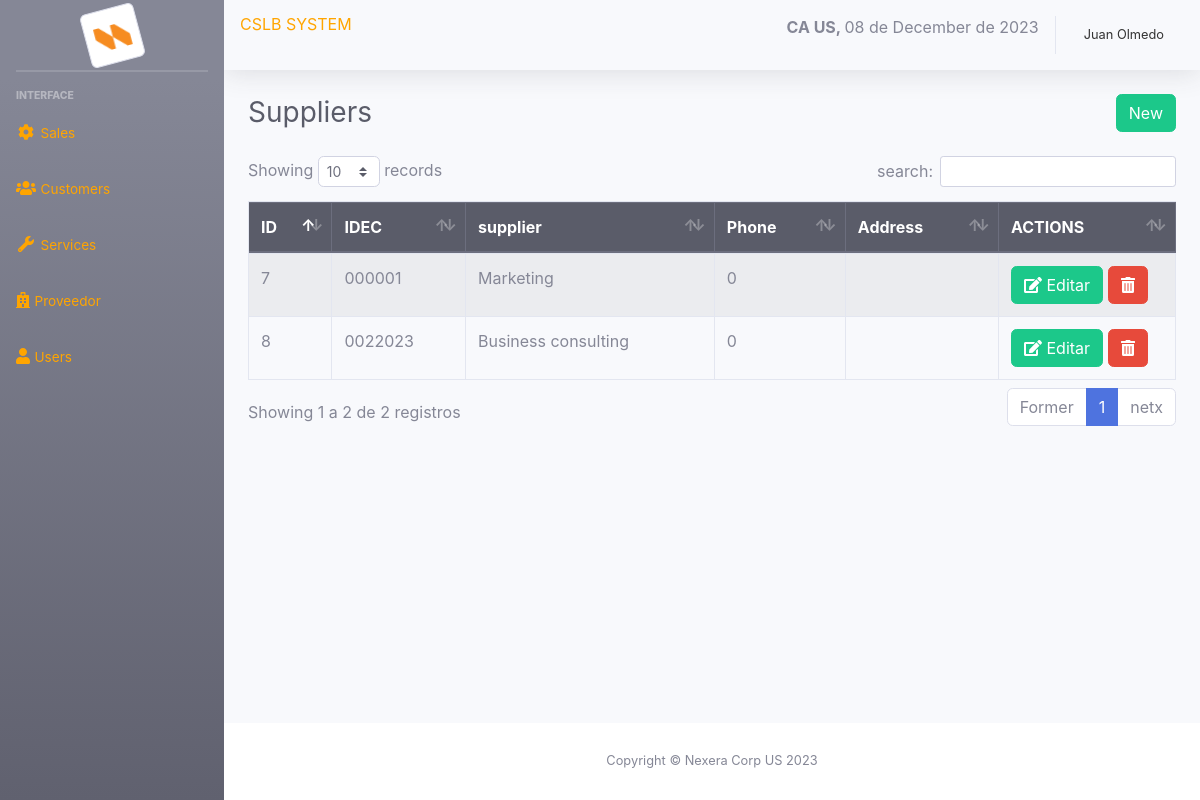
/sistema/lista_proveedor.php (signed in), run on the app's committed database.
### tables this page shows
CREATE TABLE `proveedor` (
  `codproveedor` int(11) NOT NULL,
  `proveedor` varchar(100) NOT NULL,
  `contacto` varchar(100) NOT NULL,
  `telefono` int(11) NOT NULL,
  `direccion` varchar(100) NOT NULL,
  `usuario_id` int(11) NOT NULL
);

### sistema/lista_proveedor.php (the view)
<?php include_once "includes/header.php"; ?>
<div class="container-fluid">
	<div class="d-sm-flex align-items-center justify-content-between mb-4">
		<h1 class="h3 mb-0 text-gray-800">Suppliers</h1>
		<a href="registro_proveedor.php" class="btn btn-success">New</a>
	</div>
	<div class="row">
		<div class="col-lg-12">
			<div class="table-responsive">
				<table class="table table-striped table-bordered" id="table">
					<thead class="thead-dark">
						<tr>
							<th>ID</th>
							<th>IDEC</th>
							<th>supplier</th>
							<th>Phone</th>
							<th>Address</th>
							<?php if ($_SESSION['rol'] == 1) { ?>
							<th>ACTIONS</th>
							<?php } ?>
						</tr>
					</thead>
					<tbody>
						<?php
						include "../conexion.php";
						$query = mysqli_query($conexion, "SELECT * FROM proveedor");
						$result = mysqli_num_rows($query);
						if ($result > 0) {
							while ($data = mysqli_fetch_assoc($query)) { ?>
								<tr>
									<td><?php echo $data['codproveedor']; ?></td>
									<td><?php echo $data['contacto']; ?></td>
									<td><?php echo $data['proveedor']; ?></td>
									<td><?php echo $data['telefono']; ?></td>
									<td><?php echo $data['direccion']; ?></td>
									<?php if ($_SESSION['rol'] == 1) { ?>
									<td>
										<a href="editar_proveedor.php?id=<?php echo $data['codproveedor']; ?>" class="btn btn-success"><i class='fas fa-edit'></i> Editar</a>
										<form action="eliminar_proveedor.php?id=<?php echo $data['codproveedor']; ?>" method="post" class="confirmar d-inline">
											<button class="btn btn-danger" type="submit"><i class='fas fa-trash-alt'></i> </button>
										</form>
									</td>
									<?php } ?>
								</tr>
						<?php }
						} ?>
					</tbody>
				</table>
			</div>
		</div>
	</div>
</div>
</div>
<?php include_once "includes/footer.php"; ?>

### data on the page
proveedor: codproveedor "7", contacto "000001", proveedor "Marketing", telefono "0"
proveedor: codproveedor "8", contacto "0022023", proveedor "Business consulting", telefono "0"

### other printed values
fechaPeru() "08 de December de 2023"
$_SESSION['nombre'] "Juan Olmedo"
